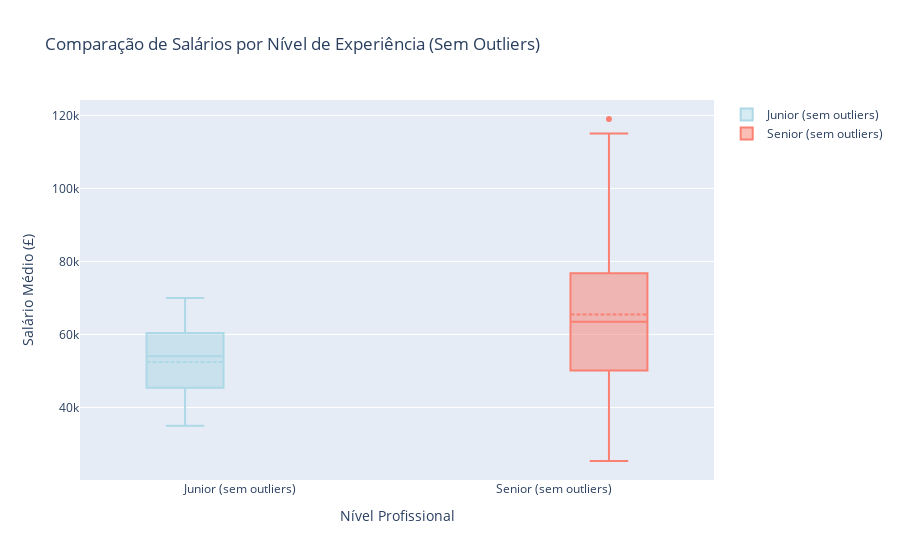

The cell this chart's notebook holds for it:
### Code cell
# Função para remover outliers com base no IQR
def remove_outliers(df, column):
    Q1 = df[column].quantile(0.25)  # Primeiro quartil
    Q3 = df[column].quantile(0.75)  # Terceiro quartil
    IQR = Q3 - Q1  # Intervalo interquartil
    
    # Limites superior e inferior para considerar outliers
    lower_bound = Q1 - 1.5 * IQR
    upper_bound = Q3 + 1.5 * IQR
    
    # Filtrar os dados sem os outliers
    return df[(df[column] >= lower_bound) & (df[column] <= upper_bound)]

# Remover outliers dos três níveis de vagas
junior_jobs_no_outliers = remove_outliers(junior_jobs_with_salary, 'Average Salary')
mid_level_jobs_no_outliers = remove_outliers(mid_level_jobs_with_salary, 'Average Salary')
senior_jobs_no_outliers = remove_outliers(senior_jobs_with_salary, 'Average Salary')

# Criar os box-plots sem outliers
fig = go.Figure()

# Box-plot para vagas Júnior (sem outliers)
fig.add_trace(go.Box(
    y=junior_jobs_no_outliers['Average Salary'],
    name='Junior (sem outliers)',
    marker_color='lightblue',
    boxmean=True,
))

# Box-plot para vagas Sênior (sem outliers)
fig.add_trace(go.Box(
    y=senior_jobs_no_outliers['Average Salary'],
    name='Senior (sem outliers)',
    marker_color='salmon',
    boxmean=True,
))

# Ajustar o layout do gráfico
fig.update_layout(
    title="Comparação de Salários por Nível de Experiência (Sem Outliers)",
    yaxis_title="Salário Médio (£)",
    xaxis_title="Nível Profissional",
    boxmode='group',
)

# Exibir o gráfico
fig.show()

### Figure 1 — Plotly figure (JSON) as saved in the notebook; plotly's stock layout.template omitted (floating-point values rounded to 4 significant figures; data arrays with more than 128 entries replaced by an {"elided": "..."} marker saying what was removed)
{"data": [{"boxmean": true, "marker": {"color": "lightblue"}, "name": "Junior (sem outliers)", "type": "box", "y": [35000, 65472, 59500, 48000, 36000, 47000, 55500, 58500, 49500, 70000, 40500, 63000, 54000]}, {"boxmean": true, "marker": {"color": "salmon"}, "name": "Senior (sem outliers)", "type": "box", "y": {"elided": "243 int values"}}], "layout": {"boxmode": "group", "title": {"text": "Comparação de Salários por Nível de Experiência (Sem Outliers)"}, "xaxis": {"title": {"text": "Nível Profissional"}}, "yaxis": {"title": {"text": "Salário Médio (£)"}}}}
